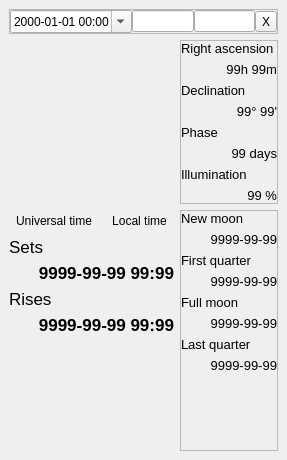
<?xml version="1.0" encoding="UTF-8"?>
<ui version="4.0">
 <class>CMoonDockWidget</class>
 <widget class="QDockWidget" name="CMoonDockWidget">
  <property name="geometry">
   <rect>
    <x>0</x>
    <y>0</y>
    <width>287</width>
    <height>460</height>
   </rect>
  </property>
  <property name="windowTitle">
   <string>DockWidget</string>
  </property>
  <widget class="QWidget" name="dockWidgetContents">
   <layout class="QGridLayout" name="gridLayout">
    <item row="2" column="1" rowspan="2">
     <widget class="QFrame" name="frame_2">
      <property name="frameShape">
       <enum>QFrame::StyledPanel</enum>
      </property>
      <property name="frameShadow">
       <enum>QFrame::Raised</enum>
      </property>
      <layout class="QVBoxLayout" name="verticalLayout_3">
       <property name="leftMargin">
        <number>0</number>
       </property>
       <property name="topMargin">
        <number>0</number>
       </property>
       <property name="rightMargin">
        <number>0</number>
       </property>
       <property name="bottomMargin">
        <number>0</number>
       </property>
       <item>
        <widget class="QLabel" name="newMoonLabel">
         <property name="font">
          <font>
           <pointsize>10</pointsize>
           <bold>false</bold>
          </font>
         </property>
         <property name="text">
          <string>New moon</string>
         </property>
        </widget>
       </item>
       <item>
        <widget class="QLabel" name="newMoonDate">
         <property name="font">
          <font>
           <pointsize>10</pointsize>
           <bold>false</bold>
          </font>
         </property>
         <property name="text">
          <string notr="true">9999-99-99</string>
         </property>
         <property name="alignment">
          <set>Qt::AlignRight|Qt::AlignTrailing|Qt::AlignVCenter</set>
         </property>
        </widget>
       </item>
       <item>
        <widget class="QLabel" name="firstQLabel">
         <property name="font">
          <font>
           <pointsize>10</pointsize>
           <bold>false</bold>
          </font>
         </property>
         <property name="text">
          <string>First quarter</string>
         </property>
        </widget>
       </item>
       <item>
        <widget class="QLabel" name="firstQDate">
         <property name="font">
          <font>
           <pointsize>10</pointsize>
           <bold>false</bold>
          </font>
         </property>
         <property name="text">
          <string notr="true">9999-99-99</string>
         </property>
         <property name="alignment">
          <set>Qt::AlignRight|Qt::AlignTrailing|Qt::AlignVCenter</set>
         </property>
        </widget>
       </item>
       <item>
        <widget class="QLabel" name="fullMoonLabel">
         <property name="font">
          <font>
           <pointsize>10</pointsize>
           <bold>false</bold>
          </font>
         </property>
         <property name="text">
          <string>Full moon</string>
         </property>
        </widget>
       </item>
       <item>
        <widget class="QLabel" name="fullMoonDate">
         <property name="font">
          <font>
           <pointsize>10</pointsize>
           <bold>false</bold>
          </font>
         </property>
         <property name="text">
          <string notr="true">9999-99-99</string>
         </property>
         <property name="alignment">
          <set>Qt::AlignRight|Qt::AlignTrailing|Qt::AlignVCenter</set>
         </property>
        </widget>
       </item>
       <item>
        <widget class="QLabel" name="lastQLabel">
         <property name="font">
          <font>
           <pointsize>10</pointsize>
           <bold>false</bold>
          </font>
         </property>
         <property name="text">
          <string>Last quarter</string>
         </property>
        </widget>
       </item>
       <item>
        <widget class="QLabel" name="lastQDate">
         <property name="font">
          <font>
           <pointsize>10</pointsize>
           <bold>false</bold>
          </font>
         </property>
         <property name="text">
          <string notr="true">9999-99-99</string>
         </property>
         <property name="alignment">
          <set>Qt::AlignRight|Qt::AlignTrailing|Qt::AlignVCenter</set>
         </property>
        </widget>
       </item>
       <item>
        <spacer name="verticalSpacer">
         <property name="orientation">
          <enum>Qt::Vertical</enum>
         </property>
         <property name="sizeHint" stdset="0">
          <size>
           <width>20</width>
           <height>40</height>
          </size>
         </property>
        </spacer>
       </item>
      </layout>
     </widget>
    </item>
    <item row="1" column="0">
     <widget class="QWidget" name="moonWidget" native="true"/>
    </item>
    <item row="0" column="0" colspan="2">
     <widget class="QFrame" name="frame_3">
      <property name="frameShape">
       <enum>QFrame::StyledPanel</enum>
      </property>
      <property name="frameShadow">
       <enum>QFrame::Raised</enum>
      </property>
      <layout class="QHBoxLayout" name="horizontalLayout_3">
       <property name="spacing">
        <number>0</number>
       </property>
       <property name="leftMargin">
        <number>0</number>
       </property>
       <property name="topMargin">
        <number>0</number>
       </property>
       <property name="rightMargin">
        <number>0</number>
       </property>
       <property name="bottomMargin">
        <number>0</number>
       </property>
       <item>
        <widget class="QDateTimeEdit" name="dateTimeEdit">
         <property name="sizePolicy">
          <sizepolicy hsizetype="Expanding" vsizetype="Fixed">
           <horstretch>1</horstretch>
           <verstretch>0</verstretch>
          </sizepolicy>
         </property>
         <property name="displayFormat">
          <string>yyyy-MM-dd HH:mm</string>
         </property>
         <property name="calendarPopup">
          <bool>true</bool>
         </property>
        </widget>
       </item>
       <item>
        <widget class="QLineEdit" name="lonEdit">
         <property name="sizePolicy">
          <sizepolicy hsizetype="Expanding" vsizetype="Fixed">
           <horstretch>1</horstretch>
           <verstretch>0</verstretch>
          </sizepolicy>
         </property>
         <property name="maxLength">
          <number>128</number>
         </property>
        </widget>
       </item>
       <item>
        <widget class="QLineEdit" name="latEdit">
         <property name="sizePolicy">
          <sizepolicy hsizetype="Expanding" vsizetype="Fixed">
           <horstretch>1</horstretch>
           <verstretch>0</verstretch>
          </sizepolicy>
         </property>
         <property name="maxLength">
          <number>128</number>
         </property>
        </widget>
       </item>
       <item>
        <widget class="QToolButton" name="resetButton">
         <property name="text">
          <string notr="true">X</string>
         </property>
        </widget>
       </item>
      </layout>
     </widget>
    </item>
    <item row="3" column="0">
     <widget class="QFrame" name="verticalFrame">
      <property name="sizePolicy">
       <sizepolicy hsizetype="Expanding" vsizetype="Expanding">
        <horstretch>0</horstretch>
        <verstretch>0</verstretch>
       </sizepolicy>
      </property>
      <layout class="QVBoxLayout" name="verticalLayout">
       <property name="leftMargin">
        <number>0</number>
       </property>
       <property name="topMargin">
        <number>0</number>
       </property>
       <property name="rightMargin">
        <number>0</number>
       </property>
       <property name="bottomMargin">
        <number>0</number>
       </property>
       <item>
        <widget class="QLabel" name="setsLabel">
         <property name="font">
          <font>
           <pointsize>13</pointsize>
          </font>
         </property>
         <property name="text">
          <string>Sets</string>
         </property>
        </widget>
       </item>
       <item>
        <widget class="QLabel" name="sets">
         <property name="font">
          <font>
           <pointsize>13</pointsize>
           <bold>true</bold>
          </font>
         </property>
         <property name="text">
          <string notr="true">9999-99-99 99:99</string>
         </property>
         <property name="alignment">
          <set>Qt::AlignRight|Qt::AlignTrailing|Qt::AlignVCenter</set>
         </property>
        </widget>
       </item>
       <item>
        <widget class="QLabel" name="risesLabel">
         <property name="font">
          <font>
           <pointsize>13</pointsize>
          </font>
         </property>
         <property name="text">
          <string>Rises</string>
         </property>
        </widget>
       </item>
       <item>
        <widget class="QLabel" name="rises">
         <property name="font">
          <font>
           <pointsize>13</pointsize>
           <bold>true</bold>
          </font>
         </property>
         <property name="text">
          <string notr="true">9999-99-99 99:99</string>
         </property>
         <property name="alignment">
          <set>Qt::AlignRight|Qt::AlignTrailing|Qt::AlignVCenter</set>
         </property>
        </widget>
       </item>
       <item>
        <spacer name="verticalSpacer_2">
         <property name="orientation">
          <enum>Qt::Vertical</enum>
         </property>
         <property name="sizeHint" stdset="0">
          <size>
           <width>20</width>
           <height>40</height>
          </size>
         </property>
        </spacer>
       </item>
      </layout>
     </widget>
    </item>
    <item row="2" column="0">
     <layout class="QHBoxLayout" name="horizontalLayout_2">
      <item>
       <widget class="QToolButton" name="universalTimeButton">
        <property name="text">
         <string>Universal time</string>
        </property>
        <property name="checkable">
         <bool>true</bool>
        </property>
        <property name="checked">
         <bool>false</bool>
        </property>
        <property name="autoExclusive">
         <bool>true</bool>
        </property>
        <property name="autoRaise">
         <bool>true</bool>
        </property>
       </widget>
      </item>
      <item>
       <widget class="QToolButton" name="localTimeButton">
        <property name="text">
         <string>Local time</string>
        </property>
        <property name="checkable">
         <bool>true</bool>
        </property>
        <property name="autoExclusive">
         <bool>true</bool>
        </property>
        <property name="autoRaise">
         <bool>true</bool>
        </property>
       </widget>
      </item>
      <item>
       <spacer name="horizontalSpacer_2">
        <property name="orientation">
         <enum>Qt::Horizontal</enum>
        </property>
        <property name="sizeHint" stdset="0">
         <size>
          <width>40</width>
          <height>20</height>
         </size>
        </property>
       </spacer>
      </item>
     </layout>
    </item>
    <item row="1" column="1">
     <widget class="QFrame" name="frame">
      <property name="sizePolicy">
       <sizepolicy hsizetype="Expanding" vsizetype="Preferred">
        <horstretch>0</horstretch>
        <verstretch>0</verstretch>
       </sizepolicy>
      </property>
      <property name="frameShape">
       <enum>QFrame::StyledPanel</enum>
      </property>
      <property name="frameShadow">
       <enum>QFrame::Raised</enum>
      </property>
      <layout class="QVBoxLayout" name="verticalLayout_2">
       <property name="leftMargin">
        <number>0</number>
       </property>
       <property name="topMargin">
        <number>0</number>
       </property>
       <property name="rightMargin">
        <number>0</number>
       </property>
       <property name="bottomMargin">
        <number>0</number>
       </property>
       <item>
        <widget class="QLabel" name="rascLabel">
         <property name="font">
          <font>
           <pointsize>10</pointsize>
           <bold>false</bold>
          </font>
         </property>
         <property name="text">
          <string>Right ascension</string>
         </property>
        </widget>
       </item>
       <item>
        <widget class="QLabel" name="rasc">
         <property name="font">
          <font>
           <pointsize>10</pointsize>
           <bold>false</bold>
          </font>
         </property>
         <property name="text">
          <string notr="true">99h 99m</string>
         </property>
         <property name="alignment">
          <set>Qt::AlignRight|Qt::AlignTrailing|Qt::AlignVCenter</set>
         </property>
        </widget>
       </item>
       <item>
        <widget class="QLabel" name="declLabel">
         <property name="font">
          <font>
           <pointsize>10</pointsize>
           <bold>false</bold>
          </font>
         </property>
         <property name="text">
          <string>Declination</string>
         </property>
        </widget>
       </item>
       <item>
        <widget class="QLabel" name="decl">
         <property name="font">
          <font>
           <pointsize>10</pointsize>
           <bold>false</bold>
          </font>
         </property>
         <property name="text">
          <string notr="true">99° 99'</string>
         </property>
         <property name="alignment">
          <set>Qt::AlignRight|Qt::AlignTrailing|Qt::AlignVCenter</set>
         </property>
        </widget>
       </item>
       <item>
        <widget class="QLabel" name="phaseLabel">
         <property name="font">
          <font>
           <pointsize>10</pointsize>
           <bold>false</bold>
          </font>
         </property>
         <property name="text">
          <string>Phase</string>
         </property>
        </widget>
       </item>
       <item>
        <widget class="QLabel" name="phase">
         <property name="font">
          <font>
           <pointsize>10</pointsize>
           <bold>false</bold>
          </font>
         </property>
         <property name="text">
          <string notr="true">99 days</string>
         </property>
         <property name="alignment">
          <set>Qt::AlignRight|Qt::AlignTrailing|Qt::AlignVCenter</set>
         </property>
        </widget>
       </item>
       <item>
        <widget class="QLabel" name="illumLabel">
         <property name="font">
          <font>
           <pointsize>10</pointsize>
           <bold>false</bold>
          </font>
         </property>
         <property name="text">
          <string>Illumination</string>
         </property>
        </widget>
       </item>
       <item>
        <widget class="QLabel" name="illum">
         <property name="font">
          <font>
           <pointsize>10</pointsize>
           <bold>false</bold>
          </font>
         </property>
         <property name="text">
          <string notr="true">99 %</string>
         </property>
         <property name="alignment">
          <set>Qt::AlignRight|Qt::AlignTrailing|Qt::AlignVCenter</set>
         </property>
        </widget>
       </item>
      </layout>
     </widget>
    </item>
   </layout>
  </widget>
 </widget>
 <resources/>
 <connections/>
</ui>
